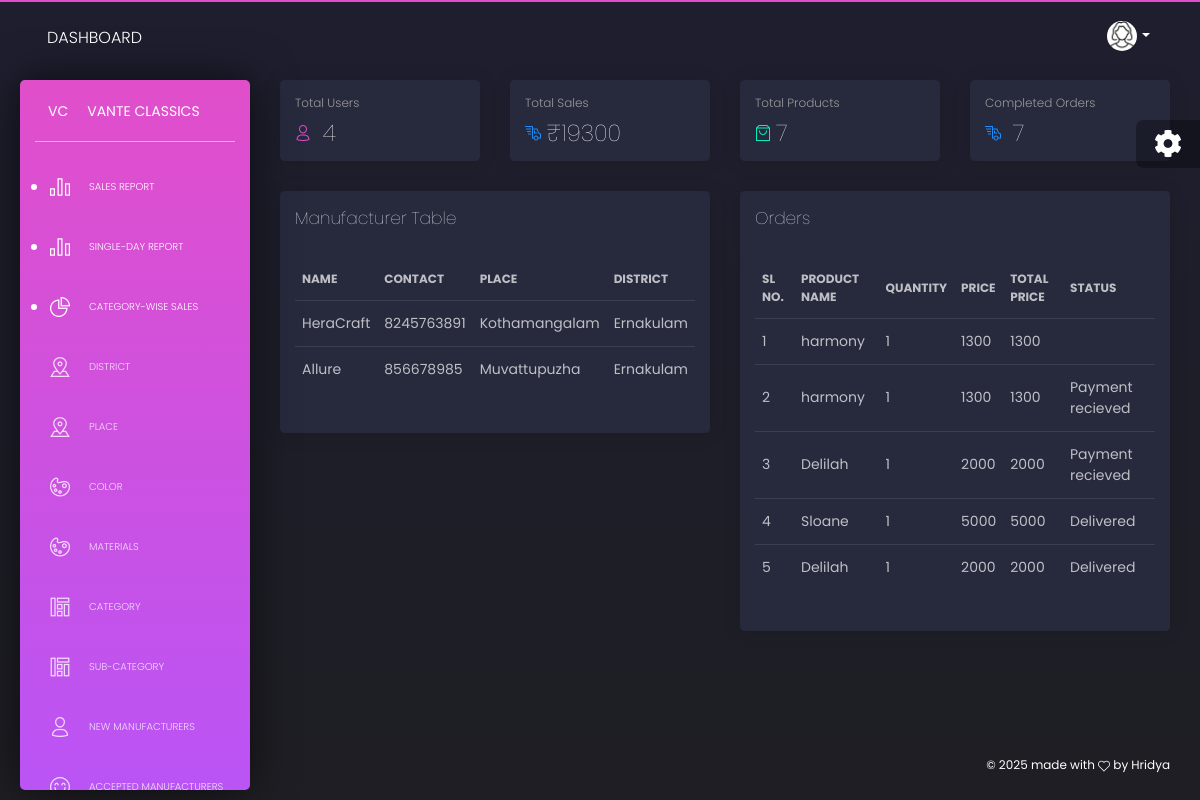
Screenshot of /PROJECT/Admin/Homepage.php with the database file from the repository.
### tables this page shows
CREATE TABLE `tbl_manufacturer` (
  `manufacturer_id` int(11) NOT NULL,
  `manufacturer_name` varchar(50) NOT NULL,
  `manufacturer_vstatus` int(11) NOT NULL DEFAULT 0,
  `manufacturer_email` varchar(30) NOT NULL,
  `manufacturer_password` varchar(10) NOT NULL,
  `manufacturer_address` varchar(120) NOT NULL,
  `manufacturer_logo` varchar(100) NOT NULL,
  `manufacturer_proof` varchar(100) NOT NULL,
  `manufacturer_doj` varchar(10) NOT NULL,
  `manufacturer_contact` varchar(10) NOT NULL,
  `place_id` int(11) NOT NULL
);

CREATE TABLE `tbl_place` (
  `place_id` int(11) NOT NULL,
  `place_name` varchar(50) NOT NULL,
  `district_id` int(11) NOT NULL
);

CREATE TABLE `tbl_district` (
  `district_id` int(11) NOT NULL,
  `district_name` varchar(30) NOT NULL
);

CREATE TABLE `tbl_booking` (
  `booking_id` int(11) NOT NULL,
  `booking_date` varchar(10) NOT NULL,
  `booking_amount` int(11) NOT NULL,
  `booking_status` int(11) NOT NULL DEFAULT 0,
  `user_id` int(11) NOT NULL
);

CREATE TABLE `tbl_product` (
  `product_id` int(11) NOT NULL,
  `product_name` varchar(30) NOT NULL,
  `product_description` varchar(250) NOT NULL,
  `product_price` int(11) NOT NULL,
  `product_photo` varchar(100) NOT NULL,
  `subcategory_id` int(11) NOT NULL,
  `manufacturer_id` int(11) NOT NULL,
  `material_id` int(11) NOT NULL,
  `color_id` int(11) NOT NULL,
  `product_vstatus` int(11) NOT NULL DEFAULT 0
);

CREATE TABLE `tbl_cart` (
  `cart_id` int(11) NOT NULL,
  `cart_qty` int(11) NOT NULL DEFAULT 1,
  `cart_status` int(11) NOT NULL DEFAULT 0,
  `product_id` int(11) NOT NULL,
  `booking_id` int(11) NOT NULL
);

### PROJECT/Admin/Homepage.php (the view, shortened to what this page needs)
<?php ob_start();
include("../Assets/Connection/connection.php");
include("Head.php");?>
        <div class="row">
          <div class="col-lg-3">
            <div class="card card-chart">
              <div class="card-header ">
                <h5 class="card-category">Total Users</h5>
                <h3 class="card-title"><i class="tim-icons icon-single-02 text-primary "></i> <?php $SelQry="Select count(*) as count from tbl_user";
                $Result = $Con -> query($SelQry);
                $row=$Result->fetch_assoc();
                echo $row['count'];
                ?></h3>
              </div>
            </div>
          </div>
          <div class="col-lg-3">
            <div class="card card-chart">
              <div class="card-header ">
                <h5 class="card-category">Total Sales</h5>
                <h3 class="card-title"><i class="tim-icons icon-delivery-fast text-info "></i><?php $SelQry="Select sum(booking_amount) as amount from tbl_booking b inner join tbl_cart c on b.booking_id=c.booking_id where c.cart_status between 0 and 5";
                $Result = $Con -> query($SelQry);
                $row=$Result->fetch_assoc();
                echo "₹".$row['amount'];
                ?></h3>
              </div>
            </div>
          </div>
          <div class="col-lg-3">
            <div class="card card-chart">
              <div class="card-header ">
                <h5 class="card-category">Total Products</h5>
                <h3 class="card-title"><i class="tim-icons icon-bag-16 text-success "></i><?php $SelQry="Select count(*) as count from tbl_product where product_vstatus=1";
                $Result = $Con -> query($SelQry);
                $row=$Result->fetch_assoc();
                echo $row['count'];
                ?></h3>
              </div>
            </div>
          </div>
          <div class="col-lg-3">
            <div class="card card-chart">
              <div class="card-header ">
                <h5 class="card-category">Completed Orders</h5>
                <h3 class="card-title"><i class="tim-icons icon-delivery-fast text-info "></i> <?php $SelQry="Select count(*) as count from tbl_booking b inner join tbl_cart c on b.booking_id=c.booking_id where c.cart_status between '0' and '5'";
                $Result = $Con -> query($SelQry);
                $row=$Result->fetch_assoc();
                echo $row['count'];
                ?></h3>
              </div>
            </div>
          </div>
        </div>
        <div class="row">
          <div class="col-lg-6 col-md-12">
            <div class="card ">
              <div class="card-header">
                <h4 class="card-title"> Manufacturer Table</h4>
              </div>
              <div class="card-body">
                <div class="table-responsive">
                  <table class="table tablesorter " id="">
                    <thead class=" text-primary">
                     <th>
                        Name
                      </th>
                      <th>
                        Contact
                      </th>
                      <th>
                        Place
                      </th>
                      <th>
                        District
                      </th>
                    </thead>
                    <tbody>
                    <?php
   $SelQry="select *from tbl_manufacturer m inner join tbl_place p on m.place_id=p.place_id inner join tbl_district d on p.district_id=d.district_id where manufacturer_vstatus=1 limit 5";
    $result=$Con->query($SelQry);
	while($row=$result->fetch_assoc())
	{
		?>
    <tr>
      <td><?php echo $row['manufacturer_name'];?></td>
      <td><?php echo $row['manufacturer_contact'];?></td>
      <td><?php echo $row['place_name'];?></td>
      <td><?php echo $row['district_name'];?></td>
	<?php
	}
	?>
                    </tbody>
                  </table>
                </div>
              </div>
            </div>
          </div>
           <div class="col-lg-6 col-md-12">
            <div class="card ">
              <div class="card-header">
                <h4 class="card-title"> Orders</h4>
              </div>
              <div class="card-body">
                <div class="table-responsive">
                  <table class="table tablesorter " id="">
                    <thead class=" text-primary">
                    <th>
                        Sl No.
                      </th>
                      <th>
                        Product Name
                      </th>
                      <th>
                        Quantity
                      </th>
                      <th>
                        Price
                      </th>
                      <th>
                        Total Price
                      </th>
                      <th>
                        Status
                      </th>
                    </thead>
                    <tbody>
                    <?php
	$i=0;
    $SelQry="select * from tbl_booking b inner join tbl_cart c on c.booking_id=b.booking_id inner join tbl_product p on p.product_id=c.product_id inner join tbl_manufacturer m on m.manufacturer_id=p.manufacturer_id order by b.booking_id desc limit 5";
	$result=$Con->query($SelQry);
	while($row=$result->fetch_assoc())
	{
		$i++;
 ?>
  <tr>
    <td><?php echo $i; ?></td>
    <td><?php echo $row['product_name'];?></td>
    <td><?php echo $row['cart_qty'];?></td>
    <td><?php echo $row['product_price'];?></td>
    <td><?php echo $row['cart_qty']*$row['product_price'];?></td>
    <td><?php if($row['cart_status']==1){
		echo "Payment recieved";
	}else if($row['cart_status']==2)
	{
		echo "Order packed";
	}else if($row['cart_status']==3)
	{
		echo "Order Shipped";
	}else if($row['cart_status']==4)
	{
		echo "Delivered";
	}else if($row['cart_status']==5)
	{
		echo "Return Requested";
	}else if($row['cart_status']==6)
	{
		echo "Return Accepted";
	}else if($row['cart_status']==7)
	{
		echo "Return Completed Successfully";
	}
}
	?></td>
                    </tbody>
                  </table>
                </div>
              </div>
            </div>
          </div>
        </div>
        <?php
            include("Foot.php");
            ?>

### rows the page displays
tbl_manufacturer: manufacturer_name "HeraCraft", manufacturer_contact "8245763891", place.place_name "Kothamangalam", tbl_district.district_name "Ernakulam"
tbl_manufacturer: manufacturer_name "Allure", manufacturer_contact "856678985", place.place_name "Muvattupuzha", tbl_district.district_name "Ernakulam"
tbl_booking: tbl_product.product_name "harmony", tbl_cart.cart_qty "1", tbl_product.product_price "1300"
tbl_booking: tbl_product.product_name "harmony", tbl_cart.cart_qty "1", tbl_product.product_price "1300", shows "Payment recieved"
tbl_booking: tbl_product.product_name "Delilah", tbl_cart.cart_qty "1", tbl_product.product_price "2000", shows "Payment recieved"
tbl_booking: tbl_product.product_name "Sloane", tbl_cart.cart_qty "1", tbl_product.product_price "5000", shows "Delivered"
tbl_booking: tbl_product.product_name "Delilah", tbl_cart.cart_qty "1", tbl_product.product_price "2000", shows "Delivered"

### other values shown
$row['count'] "4"
$row['amount'] "19300"
$row['count'] "7"
